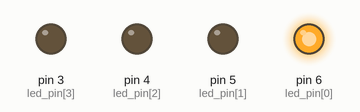
Simulated run of this sketch. Board: Arduino Uno, built with avr-gcc and run on an emulated ATmega328P. On the bench: output pins drawn as LEDs (lit = HIGH).

Above: at 0.5 s.
At 1.5 s:
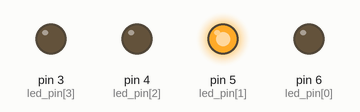
At 2.5 s:
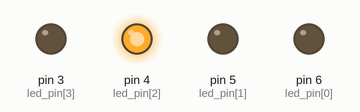
At 3.5 s:
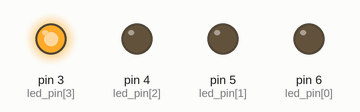
Timing chart, 0 to 5.2 s (numbered marks = the images above):
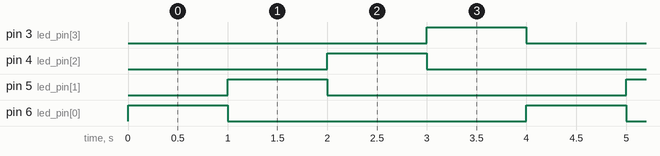

Measured:
- by itself, pin 3 (led_pin[3]), pin 4 (led_pin[2]), pin 5 (led_pin[1]), pin 6 (led_pin[0]): alternates HIGH for 1.0 s and LOW for 3.0 s
- by itself, everything shown: repeats every 4.0 s, in 4 steps

The sketch:

LED04.ino
```cpp
const int led_pin[4]={6,5,4,3};
//높은 차원이 step 낮은 차원이 led값
//const int led_out[4][4]={
//  {1,0,0,0},{0,1,0,0},{0,0,1,0},{0,0,0,1}
//};
int out_no = 0;

void setup() {
  int n;
  for (n=0;n<4;n++){
    pinMode(led_pin[n],OUTPUT);
  }
}

void loop() {
  int n;
  for (n=0;n<4;n++) {
    //digitalWrite(led_pin[n],  led_out[out_no][n]);
    digitalWrite(led_pin[n],out_no==n);
  }
  out_no=(out_no+1)%4;
  delay(1000);

}
```
